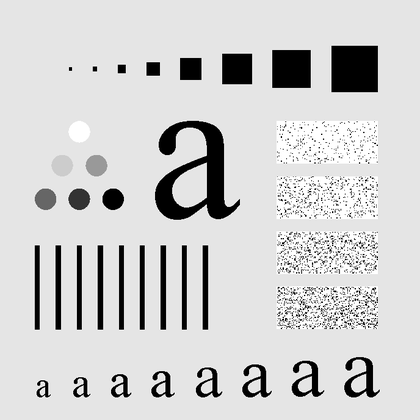
%> input picture 111060024_lab3/Project04-04/input.tif, 420 x 420 px, shrunk from 688 x 688 before the run
$ octave main.m   (GNU Octave 9; MATLAB toolbox functions it lacks are replaced by stand-ins)
%> lines starting %> are read from the running program, lines starting %| are printed output that depends on the picture
### 111060024_lab3/Project04-04/center.m
function centered_image = center(input)
    [x, y] = meshgrid(0:size(input, 2) - 1, 0:size(input, 1) - 1);
    centered_image = input .* (-1).^(x + y);
end

### 111060024_lab3/Project04-04/myGHPF.m
function output = myGHPF(D0, M, N)
    % H(u, v) = e^-D^2(u, v) / 2D0^2
    output = zeros(M, N);
    center_u = M / 2;
    center_v = N / 2;
    for u = 1 : M
        for v = 1 : N
            D_square = (u-center_u)^2 + (v-center_v)^2;
            output(u, v) = 1-exp((-1) * D_square/(2*D0^2));
        end
    end
    output = output / max(output(:));
end

### 111060024_lab3/Project04-04/main.m
inputImage = imread('input.tif');
%> inputImage is the input picture: size 420x420 uint8; min 0, max 255, mean 207.2
inputImage = im2single(inputImage);
%> inputImage: size 420x420 single
inputImage_centered = center(inputImage);
%> in center, `centered_image = input .* (-1).^(x + y);`:
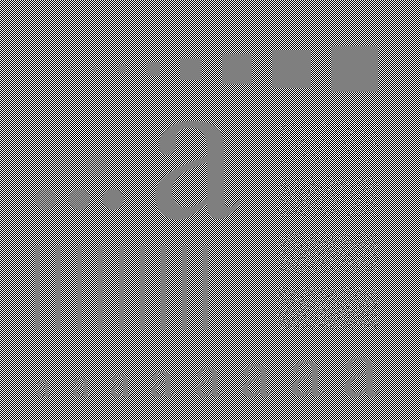
%> centered_image: size 420x420 single; min -1, max 1, mean 1.04e-05; drawn with min black and max white
D0 = input('what is D0\n');
%> the answer given: 3
F = fft2(inputImage_centered);
[M, N] = size(inputImage);
%> M = 420; N = 420
H = myGHPF(D0, M, N);
%> after the loop in myGHPF, `for u = 1 : M`:
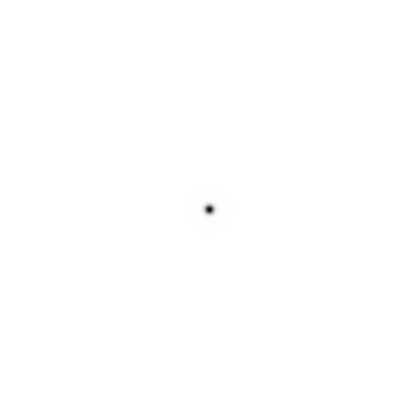
%> output: size 420x420 double; min 0, max 1, mean 1
high_gaussianed = F .* H;
high_filtered_picture = ifft2(high_gaussianed);
high_filtered_picture = center(high_filtered_picture);
high_filtered_picture = real(high_filtered_picture);
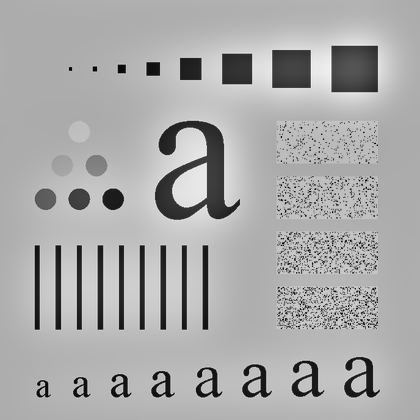
%> high_filtered_picture: size 420x420 single; min -0.815, max 0.533, mean 0.0854; drawn with min black and max white

figure
imshow(inputImage);
title('inputImage')
figure
imshow(high_filtered_picture, []);
title(sprintf('GHPF with D0 = %d', D0))
